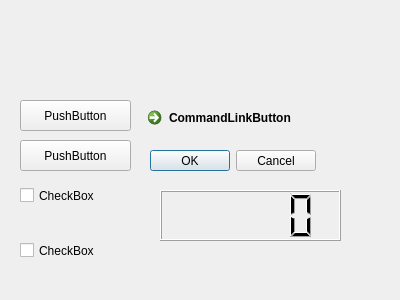
<?xml version="1.0" encoding="UTF-8"?>
<ui version="4.0">
 <class>MostarconBoton</class>
 <widget class="QWidget" name="MostarconBoton">
  <property name="geometry">
   <rect>
    <x>0</x>
    <y>0</y>
    <width>400</width>
    <height>300</height>
   </rect>
  </property>
  <property name="windowTitle">
   <string>Form</string>
  </property>
  <widget class="QCheckBox" name="checkBox">
   <property name="geometry">
    <rect>
     <x>20</x>
     <y>230</y>
     <width>161</width>
     <height>41</height>
    </rect>
   </property>
   <property name="text">
    <string>CheckBox</string>
   </property>
  </widget>
  <widget class="QCheckBox" name="checkBox_2">
   <property name="geometry">
    <rect>
     <x>20</x>
     <y>160</y>
     <width>151</width>
     <height>71</height>
    </rect>
   </property>
   <property name="text">
    <string>CheckBox</string>
   </property>
  </widget>
  <widget class="QPushButton" name="pushButton">
   <property name="geometry">
    <rect>
     <x>20</x>
     <y>140</y>
     <width>111</width>
     <height>31</height>
    </rect>
   </property>
   <property name="text">
    <string>PushButton</string>
   </property>
  </widget>
  <widget class="QPushButton" name="pushButton_2">
   <property name="geometry">
    <rect>
     <x>20</x>
     <y>100</y>
     <width>111</width>
     <height>31</height>
    </rect>
   </property>
   <property name="text">
    <string>PushButton</string>
   </property>
  </widget>
  <widget class="QCommandLinkButton" name="commandLinkButton">
   <property name="geometry">
    <rect>
     <x>140</x>
     <y>100</y>
     <width>168</width>
     <height>41</height>
    </rect>
   </property>
   <property name="text">
    <string>CommandLinkButton</string>
   </property>
  </widget>
  <widget class="QDialogButtonBox" name="buttonBox">
   <property name="geometry">
    <rect>
     <x>150</x>
     <y>150</y>
     <width>166</width>
     <height>21</height>
    </rect>
   </property>
   <property name="standardButtons">
    <set>QDialogButtonBox::Cancel|QDialogButtonBox::Ok</set>
   </property>
  </widget>
  <widget class="QLCDNumber" name="lcdNumber">
   <property name="geometry">
    <rect>
     <x>160</x>
     <y>190</y>
     <width>181</width>
     <height>51</height>
    </rect>
   </property>
  </widget>
 </widget>
 <resources/>
 <connections/>
</ui>
